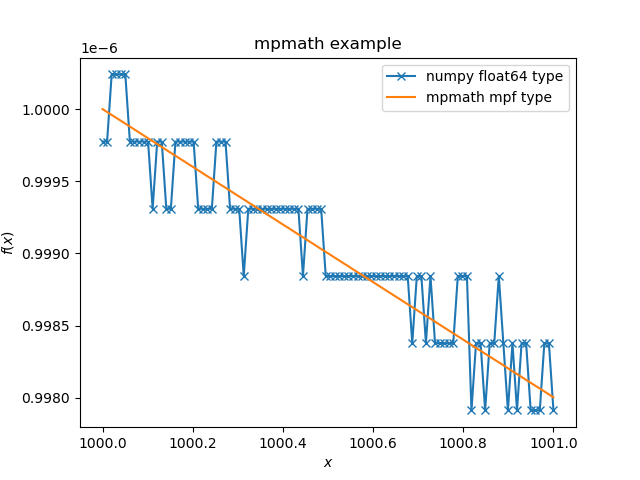

Recreate this plot in Python.
import numpy as np
import matplotlib.pyplot as plt
from mpmath import mp
from scipy.integrate import quad


mp.dps = 18
print(mp)


def func(k):
    res = np.sqrt(k**4 + 1)
    res *= 4*k**2
    res += 5*k**4 + 4
    res = np.sqrt(res)
    res += -3*k**2
    return res


def mpmath_func(k_float):
    k_mpmath = mp.mpmathify(k_float)
    return func(k_mpmath)


ks = np.linspace(1000, 1001, 100)
fs = func(ks)
mp_math_fs = [mpmath_func(k) for k in ks]

plt.plot(ks, fs, '-x', label="numpy float64 type")
plt.plot(ks, mp_math_fs, label="mpmath mpf type")
plt.title('mpmath example')
plt.xlabel(r'$x$')
plt.ylabel(r'$f(x)$')
plt.legend()
plt.savefig('mpmath_example.png')

print('result of numpy float64 type:', quad(mpmath_func, 0, np.inf))
print('result of mpmath mpf type:', quad(func, 0, np.inf))
